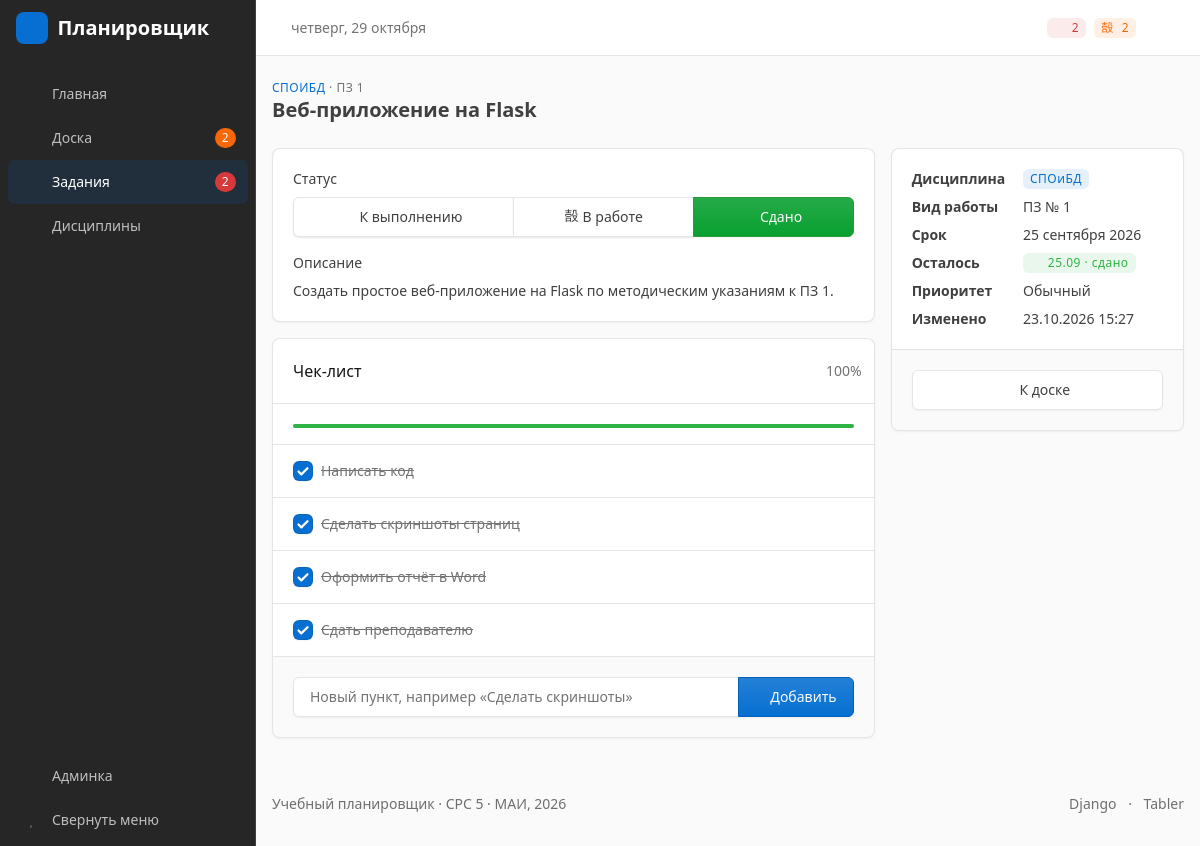
/tasks/1/, run on the app's committed database.
### planner/models.py (models this page shows, shortened)
class Task(models.Model):
    TODO, DOING, DONE = 'todo', 'doing', 'done'
    STATUSES = [
        (TODO, 'К выполнению'),
        (DOING, 'В работе'),
        (DONE, 'Сдано'),
    ]
    KINDS = [
        ('pz', 'ПЗ'),
        ('srs', 'СРС'),
        ('lr', 'ЛР'),
        ('dz', 'ДЗ'),
    ]
    PRIORITIES = [
        (1, 'Низкий'),
        (2, 'Обычный'),
        (3, 'Высокий'),
    ]
    subject = models.ForeignKey(Subject, on_delete=models.CASCADE, related_name='tasks',
                                verbose_name='Дисциплина')
    kind = models.CharField('Вид работы', max_length=5, choices=KINDS, default='pz')
    number = models.PositiveSmallIntegerField('Номер', default=1)
    title = models.CharField('Тема', max_length=200)
    description = models.TextField('Описание', blank=True)
    deadline = models.DateField('Срок сдачи')
    status = models.CharField('Статус', max_length=10, choices=STATUSES, default=TODO)
    priority = models.PositiveSmallIntegerField('Приоритет', choices=PRIORITIES, default=2)
    created_at = models.DateTimeField('Создано', auto_now_add=True)
    updated_at = models.DateTimeField('Изменено', auto_now=True)
    class Meta:
        verbose_name = 'Задание'
        verbose_name_plural = 'Задания'
        ordering = ['deadline', '-priority']
    @property
    def code(self):
        return f'{self.get_kind_display()} {self.number}'
    def checklist_progress(self):
        items = list(self.checklist.all())
        if not items:
            return 0
        return round(sum(i.done for i in items) * 100 / len(items))

class Subject(models.Model):
    COLORS = [
        ('blue', 'Синий'),
        ('green', 'Зелёный'),
        ('orange', 'Оранжевый'),
        ('purple', 'Фиолетовый'),
        ('red', 'Красный'),
        ('teal', 'Бирюзовый'),
    ]
    CONTROLS = [
        ('exam', 'Экзамен'),
        ('credit', 'Зачёт'),
        ('diff', 'Дифф. зачёт'),
    ]
    name = models.CharField('Название', max_length=150)
    short_name = models.CharField('Сокращение', max_length=20)
    teacher = models.CharField('Преподаватель', max_length=100, blank=True)
    control = models.CharField('Форма контроля', max_length=10, choices=CONTROLS, default='exam')
    color = models.CharField('Цвет', max_length=10, choices=COLORS, default='blue')
    class Meta:
        verbose_name = 'Дисциплина'
        verbose_name_plural = 'Дисциплины'
        ordering = ['name']

class ChecklistItem(models.Model):
    task = models.ForeignKey(Task, on_delete=models.CASCADE, related_name='checklist',
                             verbose_name='Задание')
    text = models.CharField('Пункт', max_length=200)
    done = models.BooleanField('Выполнено', default=False)
    order = models.PositiveSmallIntegerField('Порядок', default=0)
    class Meta:
        verbose_name = 'Пункт чек-листа'
        verbose_name_plural = 'Пункты чек-листа'
        ordering = ['order', 'id']

### planner/views.py (the view)
# urls.py: path('tasks/<int:pk>/', views.task_detail, name='task_detail'),
@ensure_csrf_cookie
def task_detail(request, pk):
    task = get_object_or_404(Task.objects.select_related('subject'), pk=pk)
    return render(request, 'planner/task_detail.html', {
        'task': task,
        'statuses': Task.STATUSES,
    })

### planner/context_processors.py (called while the page is built)
def counters(request):
    return {'counters': task_stats()}

### planner/services.py (called while the page is built)
def task_stats():
    tasks = Task.objects.all()
    return {
        'total': tasks.count(),
        'todo': tasks.filter(status=Task.TODO).count(),
        'doing': tasks.filter(status=Task.DOING).count(),
        'done': tasks.filter(status=Task.DONE).count(),
        'overdue': tasks.exclude(status=Task.DONE).filter(deadline__lt=date.today()).count(),
    }

### planner/templatetags/planner_tags.py (called while the page is built, shortened)
@register.filter
def deadline_text(task):
    if task.status == 'done':
        return 'сдано'

@register.filter
def deadline_color(task):
    if task.status == 'done':
        return 'green'

@register.filter
def status_color(status):
    return STATUS_COLORS.get(status, 'secondary')

@register.filter
def status_icon(status):
    return STATUS_ICONS.get(status, 'ti-circle')

### templates/planner/task_detail.html (shortened to what this page needs)
{% extends 'base.html' %}
{% load static planner_tags %}
{% block pretitle %}<a href="{% url 'subject_detail' task.subject_id %}">{{ task.subject.short_name }}</a> · {{ task.code }}{% endblock %}
{% block page_title %}{{ task.title }}{% endblock %}
{% block content %}
<div class="row row-cards" id="task-detail" data-id="{{ task.pk }}">
    <div class="col-12 col-lg-8">
        <div class="card mb-3">
            <div class="card-body">
                <div class="form-label">Статус</div>
                <div class="btn-group w-100 status-switch" role="group" aria-label="Статус задания">
                    {% for code, title in statuses %}
                        <button type="button" class="btn {% if task.status == code %}active btn-{{ code|status_color }}{% endif %} js-set-status"
                                data-id="{{ task.pk }}" data-status="{{ code }}" data-color="{{ code|status_color }}">
                            <i class="ti {{ code|status_icon }} me-1"></i><span class="d-none d-sm-inline">{{ title }}</span>
                        </button>
                    {% endfor %}
                </div>
                {% if task.description %}
                    <div class="form-label mt-3">Описание</div>
                    <p class="mb-0">{{ task.description|linebreaksbr }}</p>
                {% endif %}
            </div>
        </div>
        <div class="card">
            <div class="card-header">
                <h3 class="card-title">Чек-лист</h3>
                <div class="card-actions"><span class="text-secondary" id="checklist-percent">{{ task.checklist_progress }}%</span></div>
            </div>
            <div class="card-body pb-0">
                <div class="progress progress-sm mb-3">
                    <div class="progress-bar bg-green" id="checklist-bar" style="width: {{ task.checklist_progress }}%"></div>
                </div>
            </div>
            <div class="list-group list-group-flush" id="checklist">
                {% for item in task.checklist.all %}
                    {% include 'partials/_checklist_item.html' %}
                {% endfor %}
            </div>
            <div class="card-footer">
                <form class="input-group" id="checklist-form" data-url="{% url 'api_checklist_add' task.pk %}">
                    <input type="text" class="form-control" name="text" placeholder="Новый пункт, например «Сделать скриншоты»" maxlength="200">
                    <button class="btn btn-primary" type="submit"><i class="ti ti-plus"></i><span class="d-none d-sm-inline ms-1">Добавить</span></button>
                </form>
            </div>
        </div>
    </div>
    <div class="col-12 col-lg-4">
        <div class="card">
            <div class="card-body">
                <dl class="row mb-0">
                    <dt class="col-5">Дисциплина</dt>
                    <dd class="col-7">{% include 'partials/_subject_badge.html' with subject=task.subject %}</dd>
                    <dt class="col-5">Вид работы</dt><dd class="col-7">{{ task.get_kind_display }} № {{ task.number }}</dd>
                    <dt class="col-5">Срок</dt><dd class="col-7">{{ task.deadline|date:'d E Y' }}</dd>
                    <dt class="col-5">Осталось</dt><dd class="col-7">{% include 'partials/_deadline.html' %}</dd>
                    <dt class="col-5">Приоритет</dt><dd class="col-7">{{ task.get_priority_display }}</dd>
                    <dt class="col-5">Изменено</dt><dd class="col-7">{{ task.updated_at|date:'d.m.Y H:i' }}</dd>
                </dl>
            </div>
            <div class="card-footer">
                <a href="{% url 'board' %}" class="btn w-100"><i class="ti ti-layout-kanban me-1"></i>К доске</a>
            </div>
        </div>
    </div>
</div>
{% endblock %}

### templates/partials/_checklist_item.html
<label class="list-group-item d-flex align-items-center gap-2 checklist-item {% if item.done %}is-done{% endif %}">
    <input class="form-check-input m-0 js-check" type="checkbox" data-id="{{ item.pk }}"
           {% if item.done %}checked{% endif %}>
    <span class="checklist-text">{{ item.text }}</span>
</label>

### templates/partials/_subject_badge.html
<span class="badge bg-{{ subject.color }}-lt" title="{{ subject.name }}">{{ subject.short_name }}</span>

### templates/partials/_deadline.html
{% load planner_tags %}
<span class="badge bg-{{ task|deadline_color }}-lt text-nowrap" title="Срок: {{ task.deadline|date:'d.m.Y' }}">
    <i class="ti ti-clock me-1"></i>{{ task.deadline|date:'d.m' }} · {{ task|deadline_text }}
</span>

### static/css/planner.css (style rules this page uses)
.checklist-item { cursor: pointer; }
.checklist-item.is-done .checklist-text { text-decoration: line-through; color: var(--tblr-secondary); }

### data on the page
Task: subject.short_name "СПОИБД", code "ПЗ 1", title "Веб-приложение на Flask", description "Создать простое веб-приложение на Flask по методическим указаниям к ПЗ 1.", checklist_progress "100", kind "ПЗ", number "1", deadline "25 сентября 2026", deadline "25.09", status "сдано", priority "Обычный", updated_at "23.10.2026 15:27"
ChecklistItem: done "☑", text "Написать код"
ChecklistItem: done "☑", text "Сделать скриншоты страниц"
ChecklistItem: done "☑", text "Оформить отчёт в Word"
ChecklistItem: done "☑", text "Сдать преподавателю"
Subject: short_name "СПОиБД"

### other printed values
{{ title }} "Главная Доска Задания Дисциплины"
{{ badge }} "2 2"
{{ counters.overdue }} "2"
{{ counters.doing }} "2"
{{ title }} "К выполнению" "В работе" "Сдано"
